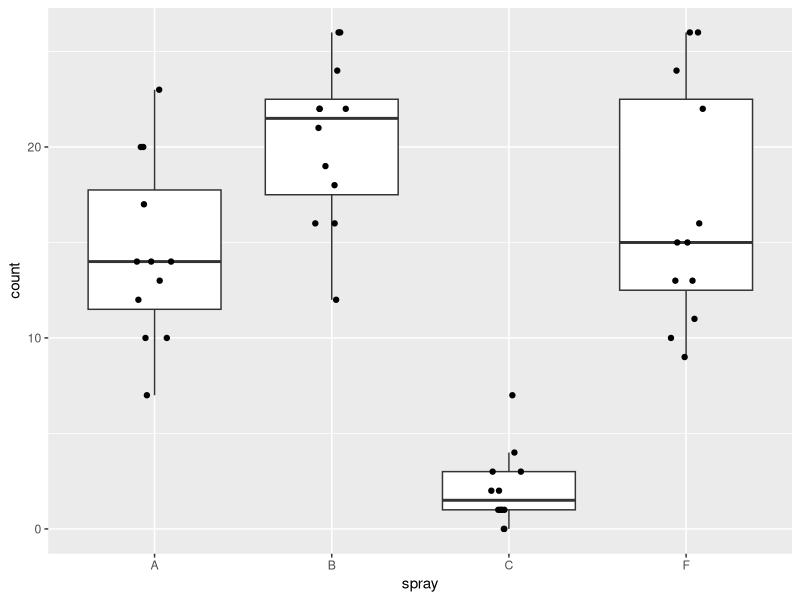
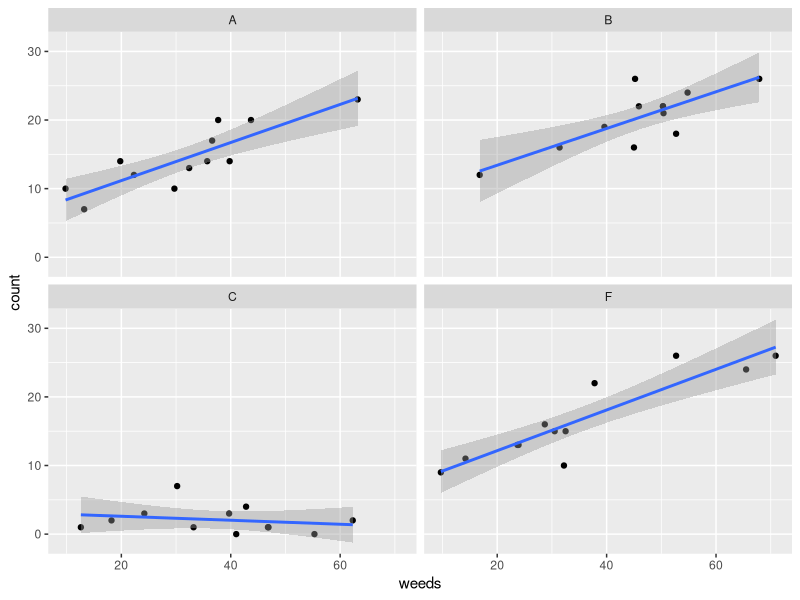
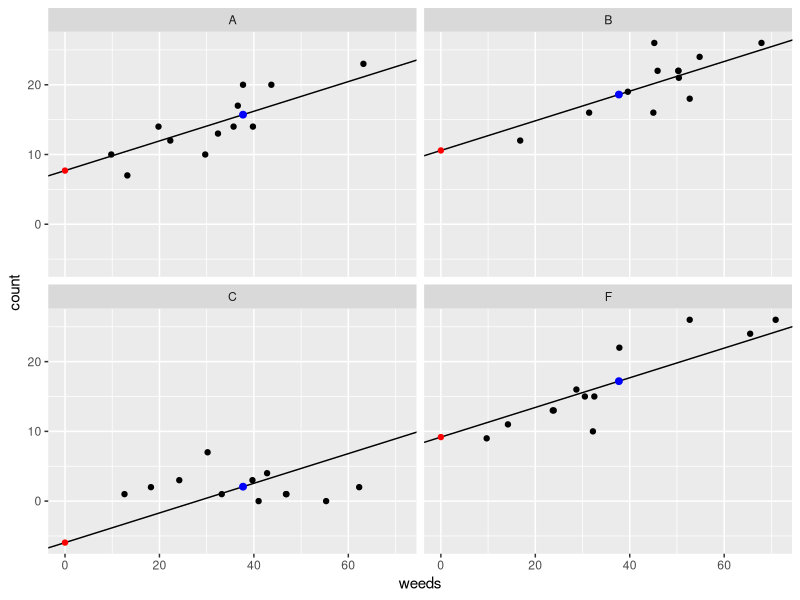
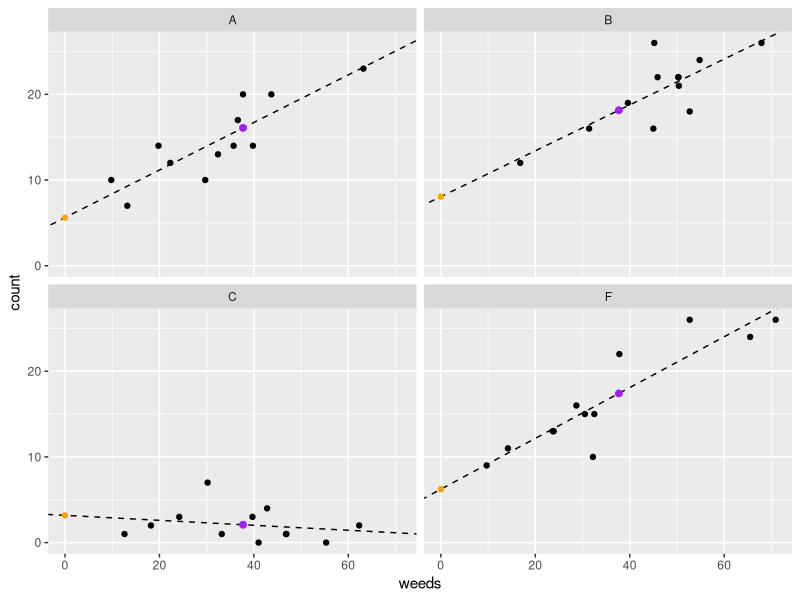
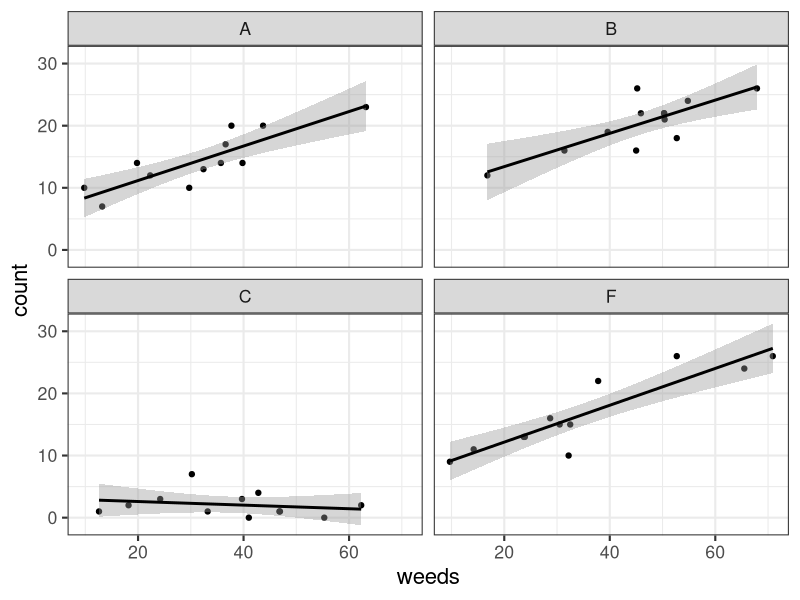

These charts were generated, in order, by the following R code:
# LOAD AND PROCESS DATA ####
library(tidyverse)   ### load tidyverse
library(car)         ### load car package, which is helpful for analyzing linear models
library(emmeans)     ### load emmeans package, which is helpful for getting means from linear models
library(glmmTMB)
library(broom.mixed) ### INSTALL and load 

## MAY NEED TO REMOVE AND REINSTALL LME4 PACKAGE ####
# remove.packages("lme4")
# install.packages("lme4", type="source")
# remove.packages("Matrix")
# install.packages("Matrix", type="source")


# ANCOVA ####
#### assemble data with covariate (don't worry about the code...it just makes up some data)##
set.seed(17)
data("InsectSprays")
d <- InsectSprays %>% filter(spray=='A'|spray=='B'|spray=='C'|spray=='F') %>% droplevels()
d$count[13:24] <- d$count[13:24]+5
d$weeds <- abs(round(rnorm(48,2*d$count,10),1))
d$weeds[25:36] <- c(55.3,46.8,30.2,62.3,24.2,33.2,18.2,12.6,39.7,41.0,46.9,42.8)
######################################################################## --

## plot raw data ####
ggplot(d, aes(x=spray,y=count)) + geom_boxplot(outlier.shape = NA) + geom_jitter(height=0,width=.1) 

anova_means <- emmeans(lm(count~spray, data=d), pairwise~spray) 
anova_means

## plot out data with weed cover ####
ggplot(d, aes(x=weeds,y=count)) + geom_point() + facet_wrap(~spray) + geom_smooth(method='lm')


# ANCOVA: multiple intercept model ####

lm1i <- glmmTMB(count ~ spray + weeds, data=d)

Anova(lm1i, type=2) ## Anova table with Type II sums of squares

summary(lm1i) ## model coefficients

## calculate estimated marginal mean for each group (ie. groups means after accounting for the effect of weeds)
ancova_means <- emmeans(lm1i, pairwise~spray)  
ancova_means

## extract the emmean means (ie. group means after accounting for the effect of weeds)
## this code is just for adding features of the model to the graph
lm1i_coef <- as.data.frame(emmeans(lm1i, ~spray))
## extract intercepts and add slopes into new dataframe
lm1i_coef2 <- as.data.frame(emmeans(lm1i, ~spray, at=list(weeds=0)))
lm1i_coef2$slope <- tidy(lm1i)$estimate[5] 


## plot the data with the fitted model
ggplot(data=d, aes(x=weeds,y=count)) + 
  geom_point() + 
  facet_wrap(~spray) + 
  geom_abline(data=lm1i_coef2, aes(intercept=emmean, slope=slope))+
  geom_point(data=lm1i_coef2, aes(x=0,y=emmean),color="red")+
  geom_point(data=lm1i_coef, aes(x=mean(d$weeds),y=emmean),color="blue", size=2)



# ANCOVA: multiple intercept AND slope model ####

lm1is <- glmmTMB(count ~ spray + weeds + spray:weeds, data=d)
## same as above: glmmTMB(count ~ spray * weeds, data=d)

Anova(lm1is, type=2)

summary(lm1is)


## calculate estimated marginal mean for each group (ie. groups means after accounting for the effect of weeds)
ancova_is_means <- emmeans(lm1is, pairwise~spray)  
ancova_is_means

## calculate the slope for each group
ancova_is_slopes <- emtrends(lm1is, pairwise~spray, var="weeds", infer=T)  
ancova_is_slopes

## extract the emmean means (ie. group means after accounting for the effect of weeds)
lm1is_coef <- as.data.frame(emmeans(lm1is, ~spray))

## extract intercepts and add slopes into new dataframe
lm1is_coef2a <- as.data.frame(emmeans(lm1is, ~spray, at=list(weeds=0)))
lm1is_coef2b <- as.data.frame(emtrends(lm1is, var="weeds"))
lm1is_coef2 <- full_join(lm1is_coef2a,lm1is_coef2b,by="spray")

## plot the data with the fitted model
ggplot(data=d, aes(x=weeds,y=count)) + geom_point() + facet_wrap(~spray) + 
  geom_abline(data=lm1is_coef2, aes(intercept=emmean, slope=weeds.trend), lty=2)+
  geom_point(data=lm1is_coef2, aes(x=0,y=emmean),color="orange")+
  geom_point(data=lm1is_coef, aes(x=mean(d$weeds),y=emmean),color="purple", size=2)


# nice plot out data with weed cover ####
ggplot(d, aes(x=weeds,y=count)) + geom_point() + facet_wrap(~spray) + 
  geom_smooth(method='lm', color='black')+theme_bw(base_size = 16)

# ------------------------------------------------------------------#
# PART 2: Working with emmeans and emtrends ####

# ANCOVA: multiple intercept AND slope model ####
lm1is <- glmmTMB(count ~ spray + weeds + spray:weeds, data=d)

# print Anova and summary of multiple slope and multiple intercept model
Anova(lm1is)
summary(lm1is)


# extract means at mean weed cover
emmeans(lm1is, ~ spray)

mean(d$weeds)

emmeans(lm1is, ~ spray, at=list(weeds=37.70208)) 

# extract means at 0, 25%, 50%, 75% weed cover
emmeans(lm1is, ~ spray, at=list(weeds=0)) 
emmeans(lm1is, ~ spray, at=list(weeds=25)) 
emmeans(lm1is, ~ spray, at=list(weeds=50)) 
emmeans(lm1is, ~ spray, at=list(weeds=75)) 

# extract slopes for each group
emtrends(lm1is, ~ spray, var="weeds", infer=T)
